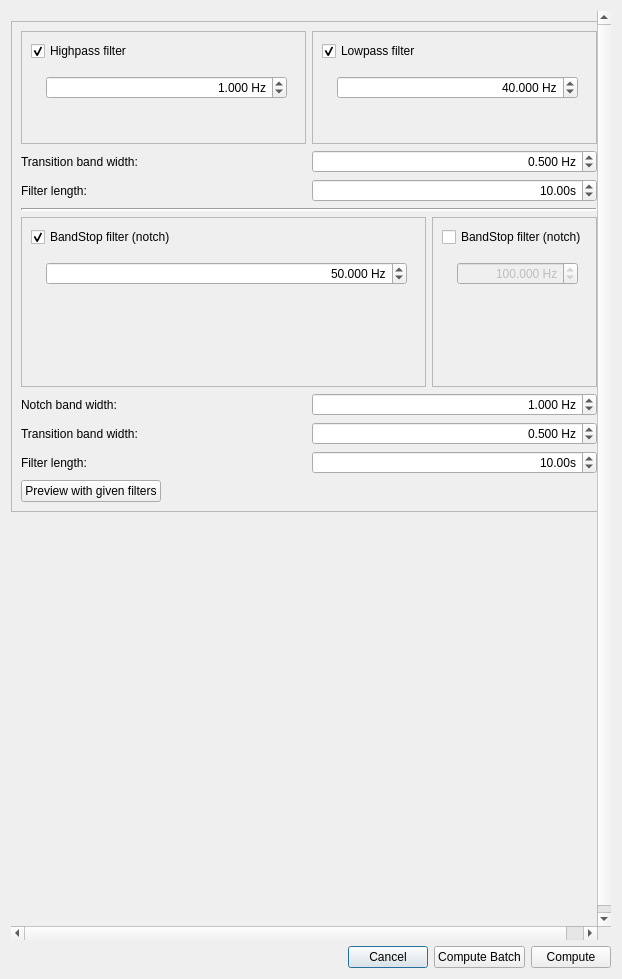
<?xml version="1.0" encoding="UTF-8"?>
<ui version="4.0">
 <class>DialogFilter</class>
 <widget class="QDialog" name="DialogFilter">
  <property name="geometry">
   <rect>
    <x>0</x>
    <y>0</y>
    <width>622</width>
    <height>979</height>
   </rect>
  </property>
  <property name="windowTitle">
   <string>Filtering</string>
  </property>
  <layout class="QGridLayout" name="gridLayout">
   <item row="2" column="0">
    <layout class="QHBoxLayout" name="horizontalLayout">
     <item>
      <spacer name="horizontalSpacer_2">
       <property name="orientation">
        <enum>Qt::Horizontal</enum>
       </property>
       <property name="sizeHint" stdset="0">
        <size>
         <width>40</width>
         <height>20</height>
        </size>
       </property>
      </spacer>
     </item>
     <item>
      <widget class="QPushButton" name="pushButtonCancel">
       <property name="text">
        <string>Cancel</string>
       </property>
      </widget>
     </item>
     <item>
      <widget class="QPushButton" name="pushButtonComputeBatch">
       <property name="text">
        <string>Compute Batch</string>
       </property>
      </widget>
     </item>
     <item>
      <widget class="QPushButton" name="pushButtonCompute">
       <property name="text">
        <string>Compute</string>
       </property>
      </widget>
     </item>
    </layout>
   </item>
   <item row="0" column="0">
    <widget class="QScrollArea" name="scrollArea">
     <property name="frameShape">
      <enum>QFrame::NoFrame</enum>
     </property>
     <property name="widgetResizable">
      <bool>true</bool>
     </property>
     <widget class="QWidget" name="scrollAreaWidgetContents">
      <property name="geometry">
       <rect>
        <x>0</x>
        <y>0</y>
        <width>604</width>
        <height>922</height>
       </rect>
      </property>
      <property name="minimumSize">
       <size>
        <width>604</width>
        <height>922</height>
       </size>
      </property>
      <widget class="QFrame" name="frameFilterSelection">
       <property name="geometry">
        <rect>
         <x>0</x>
         <y>10</y>
         <width>596</width>
         <height>491</height>
        </rect>
       </property>
       <property name="sizePolicy">
        <sizepolicy hsizetype="Preferred" vsizetype="Preferred">
         <horstretch>1</horstretch>
         <verstretch>0</verstretch>
        </sizepolicy>
       </property>
       <property name="minimumSize">
        <size>
         <width>350</width>
         <height>0</height>
        </size>
       </property>
       <property name="frameShape">
        <enum>QFrame::StyledPanel</enum>
       </property>
       <property name="frameShadow">
        <enum>QFrame::Raised</enum>
       </property>
       <property name="lineWidth">
        <number>0</number>
       </property>
       <layout class="QGridLayout" name="gridLayout_2">
        <item row="2" column="0">
         <widget class="QFrame" name="frameBandPass">
          <property name="frameShape">
           <enum>QFrame::StyledPanel</enum>
          </property>
          <property name="frameShadow">
           <enum>QFrame::Raised</enum>
          </property>
          <layout class="QGridLayout" name="gridLayout_5">
           <item row="1" column="0">
            <widget class="QFrame" name="frame_3">
             <property name="enabled">
              <bool>true</bool>
             </property>
             <property name="frameShape">
              <enum>QFrame::NoFrame</enum>
             </property>
             <property name="frameShadow">
              <enum>QFrame::Raised</enum>
             </property>
             <layout class="QFormLayout" name="formLayout_3">
              <property name="fieldGrowthPolicy">
               <enum>QFormLayout::AllNonFixedFieldsGrow</enum>
              </property>
              <item row="0" column="1">
               <widget class="QDoubleSpinBox" name="doubleSpinBoxBandstopFreq">
                <property name="alignment">
                 <set>Qt::AlignRight|Qt::AlignTrailing|Qt::AlignVCenter</set>
                </property>
                <property name="suffix">
                 <string> Hz</string>
                </property>
                <property name="decimals">
                 <number>3</number>
                </property>
                <property name="maximum">
                 <double>10000.000000000000000</double>
                </property>
                <property name="singleStep">
                 <double>1.000000000000000</double>
                </property>
                <property name="value">
                 <double>50.000000000000000</double>
                </property>
               </widget>
              </item>
             </layout>
            </widget>
           </item>
           <item row="0" column="0">
            <widget class="QCheckBox" name="checkBoxBandstop">
             <property name="text">
              <string>BandStop filter (notch)</string>
             </property>
             <property name="checked">
              <bool>true</bool>
             </property>
            </widget>
           </item>
          </layout>
         </widget>
        </item>
        <item row="2" column="1">
         <widget class="QFrame" name="frameBandStop_3">
          <property name="frameShape">
           <enum>QFrame::StyledPanel</enum>
          </property>
          <property name="frameShadow">
           <enum>QFrame::Raised</enum>
          </property>
          <layout class="QGridLayout" name="gridLayout_7">
           <item row="1" column="0">
            <widget class="QFrame" name="frame_4">
             <property name="enabled">
              <bool>false</bool>
             </property>
             <property name="frameShape">
              <enum>QFrame::NoFrame</enum>
             </property>
             <property name="frameShadow">
              <enum>QFrame::Raised</enum>
             </property>
             <layout class="QFormLayout" name="formLayout_4">
              <property name="fieldGrowthPolicy">
               <enum>QFormLayout::AllNonFixedFieldsGrow</enum>
              </property>
              <item row="0" column="1">
               <widget class="QDoubleSpinBox" name="doubleSpinBoxBandstopFreq2">
                <property name="alignment">
                 <set>Qt::AlignRight|Qt::AlignTrailing|Qt::AlignVCenter</set>
                </property>
                <property name="suffix">
                 <string> Hz</string>
                </property>
                <property name="decimals">
                 <number>3</number>
                </property>
                <property name="maximum">
                 <double>10000.000000000000000</double>
                </property>
                <property name="singleStep">
                 <double>1.000000000000000</double>
                </property>
                <property name="value">
                 <double>100.000000000000000</double>
                </property>
               </widget>
              </item>
             </layout>
            </widget>
           </item>
           <item row="0" column="0">
            <widget class="QCheckBox" name="checkBoxBandstop2">
             <property name="text">
              <string>BandStop filter (notch)</string>
             </property>
            </widget>
           </item>
          </layout>
         </widget>
        </item>
        <item row="6" column="0">
         <layout class="QHBoxLayout" name="horizontalLayout_8">
          <item>
           <widget class="QPushButton" name="pushButtonPreview">
            <property name="enabled">
             <bool>true</bool>
            </property>
            <property name="text">
             <string>Preview with given filters</string>
            </property>
           </widget>
          </item>
          <item>
           <spacer name="horizontalSpacer">
            <property name="orientation">
             <enum>Qt::Horizontal</enum>
            </property>
            <property name="sizeHint" stdset="0">
             <size>
              <width>40</width>
              <height>20</height>
             </size>
            </property>
           </spacer>
          </item>
         </layout>
        </item>
        <item row="1" column="0" colspan="2">
         <widget class="Line" name="line">
          <property name="lineWidth">
           <number>2</number>
          </property>
          <property name="midLineWidth">
           <number>0</number>
          </property>
          <property name="orientation">
           <enum>Qt::Horizontal</enum>
          </property>
         </widget>
        </item>
        <item row="3" column="0" colspan="2">
         <layout class="QHBoxLayout" name="horizontalLayout_5">
          <item>
           <widget class="QLabel" name="labelBandStopNotchWidth">
            <property name="text">
             <string>Notch band width:</string>
            </property>
           </widget>
          </item>
          <item>
           <widget class="QDoubleSpinBox" name="doubleSpinBoxBandstopWidth">
            <property name="alignment">
             <set>Qt::AlignRight|Qt::AlignTrailing|Qt::AlignVCenter</set>
            </property>
            <property name="suffix">
             <string> Hz</string>
            </property>
            <property name="decimals">
             <number>3</number>
            </property>
            <property name="maximum">
             <double>10000.000000000000000</double>
            </property>
            <property name="singleStep">
             <double>1.000000000000000</double>
            </property>
            <property name="value">
             <double>1.000000000000000</double>
            </property>
           </widget>
          </item>
         </layout>
        </item>
        <item row="4" column="0" colspan="2">
         <layout class="QHBoxLayout" name="horizontalLayout_7">
          <item>
           <widget class="QLabel" name="labelTransBw">
            <property name="text">
             <string>Transition band width:</string>
            </property>
           </widget>
          </item>
          <item>
           <widget class="QDoubleSpinBox" name="doubleSpinBoxNotchTransBw">
            <property name="alignment">
             <set>Qt::AlignRight|Qt::AlignTrailing|Qt::AlignVCenter</set>
            </property>
            <property name="suffix">
             <string> Hz</string>
            </property>
            <property name="decimals">
             <number>3</number>
            </property>
            <property name="minimum">
             <double>0.100000000000000</double>
            </property>
            <property name="singleStep">
             <double>0.100000000000000</double>
            </property>
            <property name="value">
             <double>0.500000000000000</double>
            </property>
           </widget>
          </item>
         </layout>
        </item>
        <item row="5" column="0" colspan="2">
         <layout class="QHBoxLayout" name="horizontalLayout_6">
          <item>
           <widget class="QLabel" name="labelBandstopFilterLength">
            <property name="text">
             <string>Filter length:</string>
            </property>
           </widget>
          </item>
          <item>
           <widget class="QDoubleSpinBox" name="doubleSpinBoxBandStopLength">
            <property name="alignment">
             <set>Qt::AlignRight|Qt::AlignTrailing|Qt::AlignVCenter</set>
            </property>
            <property name="suffix">
             <string>s</string>
            </property>
            <property name="singleStep">
             <double>0.100000000000000</double>
            </property>
            <property name="value">
             <double>10.000000000000000</double>
            </property>
           </widget>
          </item>
         </layout>
        </item>
        <item row="0" column="0" colspan="2">
         <layout class="QVBoxLayout" name="verticalLayout">
          <item>
           <layout class="QHBoxLayout" name="horizontalLayout_2">
            <item>
             <widget class="QFrame" name="frameHighpass">
              <property name="frameShape">
               <enum>QFrame::StyledPanel</enum>
              </property>
              <property name="frameShadow">
               <enum>QFrame::Raised</enum>
              </property>
              <layout class="QGridLayout" name="gridLayout_4">
               <item row="1" column="0">
                <widget class="QFrame" name="frame_2">
                 <property name="enabled">
                  <bool>true</bool>
                 </property>
                 <property name="frameShape">
                  <enum>QFrame::NoFrame</enum>
                 </property>
                 <property name="frameShadow">
                  <enum>QFrame::Raised</enum>
                 </property>
                 <layout class="QFormLayout" name="formLayout_2">
                  <property name="fieldGrowthPolicy">
                   <enum>QFormLayout::AllNonFixedFieldsGrow</enum>
                  </property>
                  <item row="0" column="1">
                   <widget class="QDoubleSpinBox" name="doubleSpinBoxHighpassCutoff">
                    <property name="sizePolicy">
                     <sizepolicy hsizetype="Minimum" vsizetype="Fixed">
                      <horstretch>0</horstretch>
                      <verstretch>0</verstretch>
                     </sizepolicy>
                    </property>
                    <property name="alignment">
                     <set>Qt::AlignRight|Qt::AlignTrailing|Qt::AlignVCenter</set>
                    </property>
                    <property name="suffix">
                     <string> Hz</string>
                    </property>
                    <property name="decimals">
                     <number>3</number>
                    </property>
                    <property name="maximum">
                     <double>1000000000.000000000000000</double>
                    </property>
                    <property name="singleStep">
                     <double>1.000000000000000</double>
                    </property>
                    <property name="value">
                     <double>1.000000000000000</double>
                    </property>
                   </widget>
                  </item>
                 </layout>
                </widget>
               </item>
               <item row="0" column="0">
                <widget class="QCheckBox" name="checkBoxHighpass">
                 <property name="text">
                  <string>Highpass filter</string>
                 </property>
                 <property name="checked">
                  <bool>true</bool>
                 </property>
                </widget>
               </item>
              </layout>
             </widget>
            </item>
            <item>
             <widget class="QFrame" name="frameLowpass">
              <property name="frameShape">
               <enum>QFrame::StyledPanel</enum>
              </property>
              <property name="frameShadow">
               <enum>QFrame::Raised</enum>
              </property>
              <layout class="QGridLayout" name="gridLayout_3">
               <item row="1" column="0">
                <widget class="QFrame" name="frame">
                 <property name="enabled">
                  <bool>true</bool>
                 </property>
                 <property name="frameShape">
                  <enum>QFrame::NoFrame</enum>
                 </property>
                 <property name="frameShadow">
                  <enum>QFrame::Raised</enum>
                 </property>
                 <layout class="QFormLayout" name="formLayout">
                  <property name="fieldGrowthPolicy">
                   <enum>QFormLayout::AllNonFixedFieldsGrow</enum>
                  </property>
                  <item row="0" column="1">
                   <widget class="QDoubleSpinBox" name="doubleSpinBoxLowpassCutoff">
                    <property name="sizePolicy">
                     <sizepolicy hsizetype="Minimum" vsizetype="Fixed">
                      <horstretch>0</horstretch>
                      <verstretch>0</verstretch>
                     </sizepolicy>
                    </property>
                    <property name="alignment">
                     <set>Qt::AlignRight|Qt::AlignTrailing|Qt::AlignVCenter</set>
                    </property>
                    <property name="suffix">
                     <string> Hz</string>
                    </property>
                    <property name="decimals">
                     <number>3</number>
                    </property>
                    <property name="maximum">
                     <double>10000.000000000000000</double>
                    </property>
                    <property name="singleStep">
                     <double>1.000000000000000</double>
                    </property>
                    <property name="value">
                     <double>40.000000000000000</double>
                    </property>
                   </widget>
                  </item>
                 </layout>
                </widget>
               </item>
               <item row="0" column="0">
                <widget class="QCheckBox" name="checkBoxLowpass">
                 <property name="text">
                  <string>Lowpass filter</string>
                 </property>
                 <property name="checked">
                  <bool>true</bool>
                 </property>
                </widget>
               </item>
              </layout>
             </widget>
            </item>
           </layout>
          </item>
          <item>
           <layout class="QHBoxLayout" name="horizontalLayout_4">
            <item>
             <widget class="QLabel" name="labelTransitionWidth">
              <property name="text">
               <string>Transition band width:</string>
              </property>
             </widget>
            </item>
            <item>
             <widget class="QDoubleSpinBox" name="doubleSpinBoxTransBandwidth">
              <property name="alignment">
               <set>Qt::AlignRight|Qt::AlignTrailing|Qt::AlignVCenter</set>
              </property>
              <property name="suffix">
               <string> Hz</string>
              </property>
              <property name="decimals">
               <number>3</number>
              </property>
              <property name="maximum">
               <double>10000.000000000000000</double>
              </property>
              <property name="singleStep">
               <double>0.100000000000000</double>
              </property>
              <property name="value">
               <double>0.500000000000000</double>
              </property>
             </widget>
            </item>
           </layout>
          </item>
          <item>
           <layout class="QHBoxLayout" name="horizontalLayout_3">
            <item>
             <widget class="QLabel" name="labelFilterLength">
              <property name="text">
               <string>Filter length:</string>
              </property>
             </widget>
            </item>
            <item>
             <widget class="QDoubleSpinBox" name="doubleSpinBoxLength">
              <property name="alignment">
               <set>Qt::AlignRight|Qt::AlignTrailing|Qt::AlignVCenter</set>
              </property>
              <property name="suffix">
               <string>s</string>
              </property>
              <property name="singleStep">
               <double>0.100000000000000</double>
              </property>
              <property name="value">
               <double>10.000000000000000</double>
              </property>
             </widget>
            </item>
           </layout>
          </item>
         </layout>
        </item>
       </layout>
      </widget>
      <widget class="QWidget" name="widget" native="true">
       <property name="geometry">
        <rect>
         <x>9</x>
         <y>510</y>
         <width>301</width>
         <height>371</height>
        </rect>
       </property>
      </widget>
     </widget>
    </widget>
   </item>
  </layout>
 </widget>
 <tabstops>
  <tabstop>checkBoxLowpass</tabstop>
  <tabstop>doubleSpinBoxLowpassCutoff</tabstop>
  <tabstop>checkBoxHighpass</tabstop>
  <tabstop>doubleSpinBoxHighpassCutoff</tabstop>
  <tabstop>checkBoxBandstop</tabstop>
  <tabstop>doubleSpinBoxBandstopFreq</tabstop>
  <tabstop>checkBoxBandstop2</tabstop>
  <tabstop>doubleSpinBoxBandstopFreq2</tabstop>
 </tabstops>
 <resources/>
 <connections>
  <connection>
   <sender>checkBoxBandstop</sender>
   <signal>toggled(bool)</signal>
   <receiver>frame_3</receiver>
   <slot>setEnabled(bool)</slot>
   <hints>
    <hint type="sourcelabel">
     <x>242</x>
     <y>353</y>
    </hint>
    <hint type="destinationlabel">
     <x>242</x>
     <y>416</y>
    </hint>
   </hints>
  </connection>
  <connection>
   <sender>checkBoxBandstop2</sender>
   <signal>toggled(bool)</signal>
   <receiver>frame_4</receiver>
   <slot>setEnabled(bool)</slot>
   <hints>
    <hint type="sourcelabel">
     <x>532</x>
     <y>353</y>
    </hint>
    <hint type="destinationlabel">
     <x>532</x>
     <y>416</y>
    </hint>
   </hints>
  </connection>
  <connection>
   <sender>checkBoxHighpass</sender>
   <signal>toggled(bool)</signal>
   <receiver>frame_2</receiver>
   <slot>setEnabled(bool)</slot>
   <hints>
    <hint type="sourcelabel">
     <x>204</x>
     <y>56</y>
    </hint>
    <hint type="destinationlabel">
     <x>208</x>
     <y>113</y>
    </hint>
   </hints>
  </connection>
  <connection>
   <sender>checkBoxLowpass</sender>
   <signal>toggled(bool)</signal>
   <receiver>frame</receiver>
   <slot>setEnabled(bool)</slot>
   <hints>
    <hint type="sourcelabel">
     <x>403</x>
     <y>56</y>
    </hint>
    <hint type="destinationlabel">
     <x>424</x>
     <y>113</y>
    </hint>
   </hints>
  </connection>
  <connection>
   <sender>pushButtonCompute</sender>
   <signal>clicked()</signal>
   <receiver>DialogFilter</receiver>
   <slot>accept()</slot>
   <hints>
    <hint type="sourcelabel">
     <x>568</x>
     <y>654</y>
    </hint>
    <hint type="destinationlabel">
     <x>505</x>
     <y>244</y>
    </hint>
   </hints>
  </connection>
  <connection>
   <sender>pushButtonCancel</sender>
   <signal>clicked()</signal>
   <receiver>DialogFilter</receiver>
   <slot>reject()</slot>
   <hints>
    <hint type="sourcelabel">
     <x>353</x>
     <y>654</y>
    </hint>
    <hint type="destinationlabel">
     <x>508</x>
     <y>180</y>
    </hint>
   </hints>
  </connection>
  <connection>
   <sender>pushButtonComputeBatch</sender>
   <signal>clicked()</signal>
   <receiver>DialogFilter</receiver>
   <slot>acceptBatch()</slot>
   <hints>
    <hint type="sourcelabel">
     <x>444</x>
     <y>656</y>
    </hint>
    <hint type="destinationlabel">
     <x>332</x>
     <y>6</y>
    </hint>
   </hints>
  </connection>
 </connections>
 <slots>
  <slot>acceptBatch()</slot>
 </slots>
</ui>
